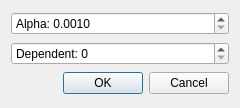
<?xml version="1.0" encoding="UTF-8"?>
<ui version="4.0">
 <class>settingsDialog</class>
 <widget class="QDialog" name="settingsDialog">
  <property name="geometry">
   <rect>
    <x>0</x>
    <y>0</y>
    <width>240</width>
    <height>108</height>
   </rect>
  </property>
  <property name="windowTitle">
   <string>Settings</string>
  </property>
  <property name="windowIcon">
   <iconset theme="QIcon::ThemeIcon::DocumentProperties"/>
  </property>
  <layout class="QVBoxLayout" name="verticalLayout">
   <item>
    <widget class="QDoubleSpinBox" name="alpha_doubleSpinBox">
     <property name="sizePolicy">
      <sizepolicy hsizetype="Minimum" vsizetype="Fixed">
       <horstretch>0</horstretch>
       <verstretch>0</verstretch>
      </sizepolicy>
     </property>
     <property name="prefix">
      <string>Alpha: </string>
     </property>
     <property name="decimals">
      <number>4</number>
     </property>
     <property name="minimum">
      <double>0.001000000000000</double>
     </property>
     <property name="maximum">
      <double>0.999900000000000</double>
     </property>
     <property name="singleStep">
      <double>0.010000000000000</double>
     </property>
    </widget>
   </item>
   <item>
    <widget class="QSpinBox" name="dependent_spinBox">
     <property name="suffix">
      <string/>
     </property>
     <property name="prefix">
      <string>Dependent: </string>
     </property>
    </widget>
   </item>
   <item>
    <widget class="QDialogButtonBox" name="buttonBox">
     <property name="orientation">
      <enum>Qt::Orientation::Horizontal</enum>
     </property>
     <property name="standardButtons">
      <set>QDialogButtonBox::StandardButton::Cancel|QDialogButtonBox::StandardButton::Ok</set>
     </property>
    </widget>
   </item>
  </layout>
 </widget>
 <resources/>
 <connections>
  <connection>
   <sender>buttonBox</sender>
   <signal>accepted()</signal>
   <receiver>settingsDialog</receiver>
   <slot>accept()</slot>
   <hints>
    <hint type="sourcelabel">
     <x>248</x>
     <y>254</y>
    </hint>
    <hint type="destinationlabel">
     <x>157</x>
     <y>274</y>
    </hint>
   </hints>
  </connection>
  <connection>
   <sender>buttonBox</sender>
   <signal>rejected()</signal>
   <receiver>settingsDialog</receiver>
   <slot>reject()</slot>
   <hints>
    <hint type="sourcelabel">
     <x>316</x>
     <y>260</y>
    </hint>
    <hint type="destinationlabel">
     <x>286</x>
     <y>274</y>
    </hint>
   </hints>
  </connection>
 </connections>
</ui>
